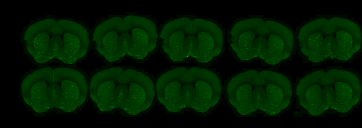
#> input picture autoanalysis/resources/loadimage.bmp, 362 x 128 px
$ python -i ImageSegmenter.py   (imports and definitions only)   (older library calls are emulated)
#> lines starting #> are read from the running program, lines starting #| are printed output that depends on the picture; after the words box and inside, x2 and y2 are one past the last pixel; in counts of white or black regions, pixels touching at a corner belong together
### autoanalysis/processmodules/SlideCrop/ImageSegmentation.py
import numpy as np
import logging

X1, Y1, X2, Y2 = range(4)


class ImageSegmentation(object):
    """
    Data Structure to hold box segments for images. Box segments are defined by two points:
    upper-left & bottom-right.
    """

    def __init__(self, width, height):
        self.height = height
        self.width = width
        self.segments = []

    def add_segmentation(self, x1, y1, x2, y2):
        """
        Adds a segmentation array to the ImageSegmentation object
        :param x1, y1: upper-left point of the segment box
        :param x2, y2: bottom-right point of the segment box
        :return: null
        """
        if (any(value < 0 for value in [x1, y1, x2, y2]) | any(x > self.width for x in [x1, x2]) |
                any(y > self.height for y in [y1, y2]) | (x1 > x2) | (y1 > y2)):
            logging.error("Invalid image segment: %s of image sized %s", (x1, y1, x2, y2), (self.width, self.height))
            raise InvalidSegmentError()
        else:
            if [x1, y1, x2, y2] not in self.segments:
                self.segments.append([x1, y1, x2, y2])

    # [22 lines left out: functions get_scaled_segments, get_relative_segments, not called in this run]

    def get_max_segment(self):
        """
        :return: Returns the segment [x1, y1, x2, y2] with the largest area
        """
        max_segment = self.segments[0]
        max_area = self.segment_area(max_segment)

        for segment in self.segments:
            segment_area = self.segment_area(segment)
            if segment_area > max_area:
                max_segment = segment
                max_area = segment_area

        return max_segment

    def segment_area(self, segment):
        """
        :param segment: Bounding box of form [x1, y1, x2, y2]
        :return: area of bounding box
        """
        return (segment[X2] - segment[X1]) * (segment[Y2] - segment[Y1])

    # [10 lines left out: function handle_shift_factor, not called in this run]

    def change_segment_bounds(self, factor):
        """
        :param factor: a float value dictating the change in bounding box size. Factor > 1 increases the ROI
        :return: an ImageSegmentation object with bounding boxes increased/decreased by the given factor
        """
        logging.info("Segments are being increase by a factor of {}.".format(factor))
        new_image_segmentation = ImageSegmentation(self.width, self.height)
        for bounding_box in self.segments:
            centre_point = [(bounding_box[X1] + bounding_box[X2]) / 2, (bounding_box[Y1] + bounding_box[Y2]) / 2]
            half_dimensions = [(bounding_box[X2] - bounding_box[X1]) / 2, (bounding_box[Y2] - bounding_box[Y1]) / 2]
            x1 = max(int(centre_point[0] - factor * half_dimensions[0]), 0)
            y1 = max(int(centre_point[1] - factor * half_dimensions[1]), 0)
            x2 = min(int(centre_point[0] + factor * half_dimensions[0]), self.width)
            y2 = min(int(centre_point[1] + factor * half_dimensions[1]), self.height)
            new_image_segmentation.add_segmentation(x1, y1, x2, y2)
        return new_image_segmentation


class InvalidSegmentError(Exception):
    pass

### autoanalysis/processmodules/SlideCrop/ImageSegmenter.py
import logging

import numpy as np
import scipy.misc as misc
import scipy.ndimage as ndimage

from old_version.src.main.Config import Config
from .ImageSegmentation import ImageSegmentation

K_Clusters = 2
BGPCOUNT = 80  # Background Pixel Count: Pixel length of the squares to be used in the image corners to be considered
               # background
SENSITIVITY_THRESHOLD = .05 # Sensitivity for K means iterating. smaller threshold means a more accurate threshold.
MAX_NOISE_AREA = 1000   # Max area (pixels) of a slice for it to be still considered noise

DELTAX, DELTAY = (0, 0)  # (20, 50) # How close in both directions a slice can be to another to be considered the same image
IMAGEX, IMAGEY = (3000, 1200) # Size of image to use when segmenting the image.

class ImageSegmenter(object):
    """
    Static Methods to segment an 2D image with multiple channels.
    Primary method segment_image() uses the following implementation:
        1. Thresholding the image to find a binary image through a k means clustering on the histogram.
        2. Morpological opening(erosion then dilation) for noise reduction
         and detail blurring (& joining relevant pixels back together) .
        3. Detect bounding boxes for connected foreground pixels
        4. Get image bound box by reconstructing sub-boxes (those from step 3)
    """

    @staticmethod
    def segment_image(image_array):
        """
        Segments the image by means of mathematical morphology.
        :param image_array: a 2D image array to be cropped with an optional channel dimension Shape in form (c,y,x)
         where c >=1
        :return: an ImageSegmentation object
        """
        # Step 1
        binary_image = ImageSegmenter._threshold_image(misc.imresize(image_array, size=(IMAGEY, IMAGEX)), K_Clusters)

        # Step 2
        closed_image = ImageSegmenter._noise_reduction(binary_image)
        opened_image = ImageSegmenter._image_dilation(closed_image)

        # Step 3 & 4
        segments = ImageSegmenter._apply_object_detection(opened_image).change_segment_bounds(Config.border_factor)
        logging.info("Segments created from image. Segments are: {}".format(segments))
        return segments

    @staticmethod
    def _threshold_image(image_array, k):
        """
        Handler to properly threshold the image_array to a binary image of
        foreground and background. Algorithm used is a k-means clustering.
        :param image_array:
        :return: a 2D binary image
        """
        channel_image = ImageSegmenter._construct_mean_channelled_image(image_array)
        histogram = ImageSegmenter._image_histogram(channel_image)
        cluster_vector = ImageSegmenter._k_means_iterate(histogram, k)
        return ImageSegmenter._apply_cluster_threshold(cluster_vector, channel_image,
                                                       ImageSegmenter._has_dark_objects(channel_image))

    @staticmethod
    def _has_dark_objects(image):
        """
        :return: True if the image parameter has black foreground images on a light background, false otherwise.
        """
        mean_background_vector = ImageSegmenter._background_average_vector(image)
        return (mean_background_vector > 127)  # light background => dark foreground objects

    @staticmethod
    def _background_average_vector(image):
        """
        :return: the average background pixel intensity for the four corners of the image in each channel.
        """
        x_dim, y_dim = image.shape[0], image.shape[1]

        background_corner_index_x_list = []
        background_corner_index_y_list = []

        # Add indices for each corner of the image
        for i in range(BGPCOUNT):
            background_corner_index_x_list.append(i)
            background_corner_index_y_list.append(i)
            background_corner_index_x_list.append(x_dim - (i + 1))
            background_corner_index_y_list.append(y_dim - (i + 1))

        if image.ndim == 3:
            background_vector = image[background_corner_index_x_list, background_corner_index_y_list, :]
            return np.mean(np.mean(background_vector, axis=1), axis=0)
        else:
            background_vector = image[background_corner_index_x_list, background_corner_index_y_list]
            return np.mean(background_vector)

    @staticmethod
    def _construct_mean_channelled_image(image):
        """
        :param image: a 2D image array to be cropped with an optional channel dimension Shape in form (c,y,x)
         where c >=1
        :return: a purely 2D image by averaging the pixel intensities across the channels.
        """
        if image.ndim == 3:
            return np.mean(image, axis=0)
        logging.info("Image for segmenting does not contain multiple channels.")
        return image

    # [17 lines left out: function _optimal_thresholding_channel_image, not called in this run]

    @staticmethod
    def _image_histogram(channel_image):
        """
        Creates a histogram from a 2D channel image/
        :param channel_image: 2D array
        :return: a 1D array of length 256 where the index represents the pixel intensity [0,255] and the value in each
        cell is the number of pixels of that intensity from the channel_image
        """
        histogram = np.zeros((256))
        for pixel in channel_image:
            histogram[pixel] += 1
        return histogram

    @staticmethod
    def _k_means_iterate(histogram, k):
        """
        K-means algorithm from a histogram based implementation.
        :param k: number of clusters for the algorithm
        :return: a vector of size k of the clusters' pixel intensities
        """

        def closest_index(ndarray, value):
            """
            Helper Method: returns the index in ndarray of the number which is closest to value.
            """
            return np.argmin(np.abs(ndarray - value))

        # Initiate k clusters equidistant on the domain of the channel intensity
        cluster_vector = np.linspace(0, 255, num=k)
        cluster_temp_vector = cluster_vector.copy()

        while (1):

            # Find closest cluster for each pixel intensity in histogram
            index_histogram = [closest_index(cluster_vector, i) for i in range(256)]

            # for each cluster, find mean of clustered pixel intensities
            # histogram[i] is number of pixels at intensity i
            for k in range(k):
                weighted_mean_sum = sum(ind * histogram[ind] for ind in range(256) if index_histogram[ind] == k)
                pixel_count = sum(histogram[ind] for ind in range(256) if index_histogram[ind] == k)
                cluster_temp_vector[k] = weighted_mean_sum / (pixel_count + 1)

            # If all clusters change less than the threshold -> finish iteration
            if (np.abs((cluster_vector - cluster_temp_vector)) <= SENSITIVITY_THRESHOLD).all():
                return cluster_temp_vector
            cluster_vector = cluster_temp_vector.copy()

    @staticmethod
    def _apply_cluster_threshold(cluster_vector, channel_image, darkObjects):
        """
        Applies the cluster_vector thresholds to the channel_image to create a binary image.
        :param cluster_vector: 1D array of cluster pixel intensities
        :param channel_image: 2D image array
        :return: a binary image of the median threshold from cluster_vector
        """

        # Using 2nd index of 10 clusters for foreground (index found through testing)
        if (darkObjects):
            logging.info("Image currently being segmented is deemed to have a light background.")
            binary_threshold = cluster_vector[-1]
            print(cluster_vector, binary_threshold)
            return 255 * (channel_image < binary_threshold).round()

        else:
            logging.info("Image currently being segmented is deemed to have a dark background.")
            binary_threshold = cluster_vector[0]
            return 255 * (channel_image > binary_threshold).round()

    @staticmethod
    def _noise_reduction(binary_image):
        """
        Applies morphological erosion to the binary_image to reduce noise.
        :param binary_image: image to be opened.
        :return: A new binary image that has undergone opening.
        """
        struct_size = 3  # max(round(binary_image.size / 8000000), 2)
        structure = np.ones((struct_size, struct_size))
        return ndimage.binary_erosion(binary_image.astype(np.int), structure=structure)

    @staticmethod
    def _image_dilation(binary_image):
        """
        Applies morphological dilation to the binary_image to increase size of the foreground objects
        :param binary_image: image to be opened.
        :return: A new binary image that has undergone opening.
        """
        struct_size = 20  # int(min(binary_image.shape) * 0.01)
        structure = np.ones((20, 8))  # ((struct_size, struct_size))
        return ndimage.binary_dilation(binary_image.astype(np.int), structure=structure)

    @staticmethod
    def _apply_object_detection(morphological_image):
        """
        Detects foreground objects from a binary, opened image.
        :param morphological_image: Binary image
        :return: A ImageSegmentation object
        """
        segmentations = ImageSegmentation(IMAGEX, IMAGEY)

        # Separate objects into separate labelled ints on matrix imlabelled
        imlabeled, num_features = ndimage.measurements.label(morphological_image, output=np.dtype("int"))
        labels = np.unique(imlabeled)

        # Iterate through range and make array of 0, 1, ..., len(labels)
        lab = []
        for i in range(len(labels) - 1):
            lab.append(i + 1)

        slices = ndimage.measurements.find_objects(imlabeled, max_label=len(labels))

        # filter out None values and sort the slices
        slices = filter(None, slices)
        slices = sorted(slices)

        #  apply construction of subslices to form larger sized images
        slices = ImageSegmenter._reconstruct_images_from_slices(slices)

        # add to ImageSegmenter data structure
        for box in slices:
            ImageSegmenter._add_box_from_slice(box, segmentations)

        # Remove objects that aren't big enough to be considered full images.
        fraction = 4  # if sub images are 4 times smaller than biggest sub image: ignore.
        biggest_box_area = segmentations.segment_area(segmentations.get_max_segment())
        for bounding_box in segmentations.segments:
            if segmentations.segment_area(bounding_box) * fraction < biggest_box_area:
                segmentations.segments.remove(bounding_box)

        ######################### Used for testing purposes only to check segments are correct ########################
        # for i in range(len(slices)):
        #     misc.imsave("E:/testingFolder/crop{}.png".format(str(i)), imlabeled[slices[i]])
        ################################################################################################################

        logging.info("boxes created. ")
        return segmentations

    @staticmethod
    def _add_box_from_slice(box, segmentation_object):
        """
        returns an array of two points [x1, y1, x2, y2] where point 1 is the left top corner and point 2 the right
        bottom corner of a box surrounding an object.
        :param box: a 2 value tuple of slice objects
        """
        y_slice = box[0]
        x_slice = box[1]
        segmentation_object.add_segmentation(x_slice.start, y_slice.start, x_slice.stop, y_slice.stop)

    @staticmethod
    def is_noise(s1):
        """
        Checks if the slice object should be considered as noise pixels and not constructive of a larger image.
        :param s1: slice object tuple
        :return:  True if the area of the bounding box is less than 1000 pixels
        """
        if (s1[0].stop - s1[0].start) * (s1[1].stop - s1[1].start) < MAX_NOISE_AREA:
            return True
        return False

    @staticmethod
    def intersect(s1, s2):
        """
        :param s1, s2: 2D tuples of slice objects i.e. (Slice, Slice) for a region of an image.
        :return: 1 if the intersection of the two regions is not empty (i.e. have common pixels)
        """
        if (s1[0].stop < s2[0].start) | (s1[0].start > s2[0].stop):
            return False
        return not (s1[1].stop < s2[1].start) | (s1[1].start > s2[1].stop)

    @staticmethod
    def add(s1, s2):
        """
        :param s1, s2: 2D tuples of slice objects i.e. (Slice, Slice) for a region of an image.
        :return: a 2D tuple of slice objects for a region of an image that contains both s1 and s2.
        """
        x_values = [s1[0].start, s2[0].start, s1[0].stop, s2[0].stop]
        y_values = [s1[1].start, s2[1].start, s1[1].stop, s2[1].stop]
        x_slice = slice(min(x_values), max(x_values))
        y_slice = slice(min(y_values), max(y_values))
        return (x_slice, y_slice)

    @staticmethod
    def _reconstruct_images_from_slices(box_slices):
        """
        Iterative process to continuously add intersecting
        :param box_slices: List of slice tuples considered as bounding boxes for an image.
        :return: a new list of bounding boxes that are the reconstructed bounding boxes for the images in the photo.
        """
        prev_len = len(box_slices)
        curr_len = len(box_slices)
        flag = True

        for i in range(10):
            for rect in box_slices:
                if ImageSegmenter.is_noise(rect):
                    box_slices.remove(rect)

        while flag | (prev_len != curr_len):
            flag = False

            temp_list = []
            i = 0

            #  Iterate through all slices in the list.
            while i < (len(box_slices) - 1):
                add_this_obj = True

                j = i + 1
                x1 = box_slices[i][0]
                x2 = box_slices[j][0]

                #  Since sorted, iterate through all boxes with intersecting x until box i is past box j
                while (not (x1.stop < x2.start) | (x1.start > x2.stop)) & (j < len(box_slices)):
                    if ImageSegmenter.intersect(box_slices[i], box_slices[j]):
                        temp_list.append(ImageSegmenter.add(box_slices.pop(j), box_slices.pop(i)))
                        add_this_obj = False
                        j = len(box_slices) + 1
                    else:
                        j += 1
                        if j < len(box_slices):
                            x2 = box_slices[j][0]
                        else:
                            j = len(box_slices)

                # Only add to iterative list if it does not intersect with any of the boxes.
                if add_this_obj:
                    temp_list.append(box_slices[i])
                    i += 1

            # Correct for last object not being iterated over
            if len(box_slices) != 0:
                temp_list.append(box_slices[-1])

            #  re-sort
            box_slices = sorted(temp_list.copy())
            del temp_list

            prev_len = curr_len
            curr_len = len(box_slices)
            i = 0
        return box_slices

>>> import cv2
>>> picture = cv2.imread('../../resources/loadimage.bmp', cv2.IMREAD_GRAYSCALE)
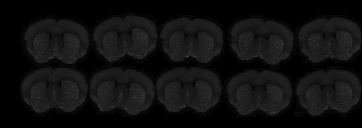
#> picture: shape (128, 362); min 0, max 106, mean 15.4
>>> result = ImageSegmenter().segment_image(picture)
#> in _threshold_image, `channel_image = ImageSegmenter._construct_mean_channelled_image(image_..`:
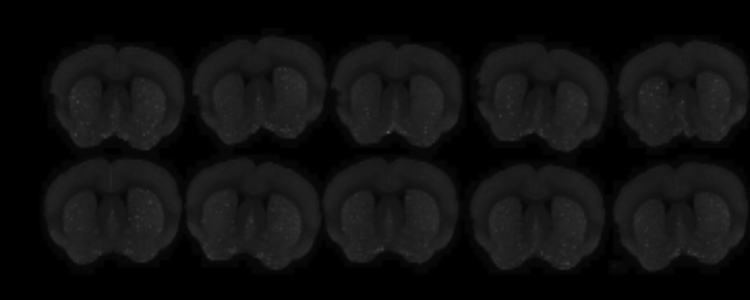
#> channel_image: shape (1200, 3000) (shown at 1/4 size); min 0, max 102, mean 15.4
#> after the loop in _image_histogram, `for pixel in channel_image:`: histogram = 256 values, max 1200 at index 0, min 0 at index 72, mean 162.8
#> after the loop in _k_means_iterate, `while (1):`: cluster_temp_vector = [28.91, 0]
#> in _background_average_vector, `background_vector = image[background_corner_index_x_list, background_c..`: background_vector = 160 values from 0 to 0
#> in _has_dark_objects, `mean_background_vector = ImageSegmenter._background_average_vector(ima..`: mean_background_vector = 0
#> in _apply_cluster_threshold, `binary_threshold = cluster_vector[0]`: binary_threshold = 28.91
#> in _apply_cluster_threshold, `return 255 * (channel_image > binary_threshold).round()`:
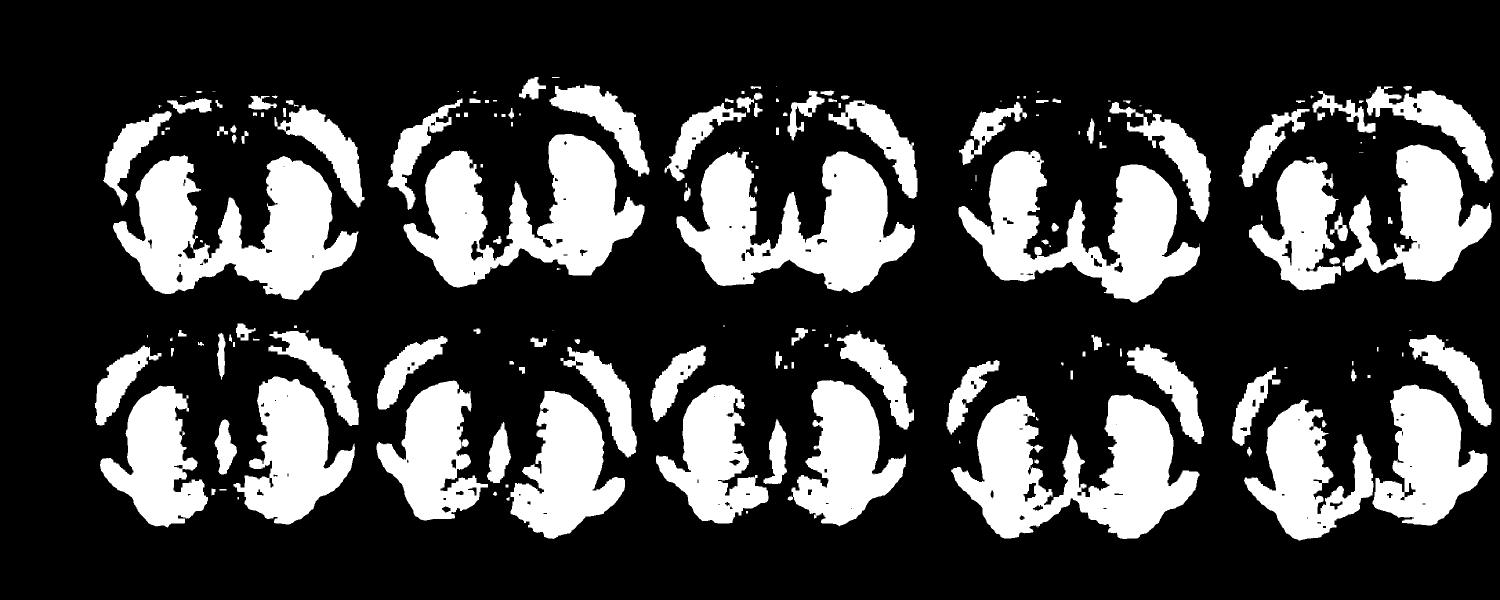
#> returned value: shape (1200, 3000) float16 (shown at 1/2 size); 25.4% white; 186 white regions (27 under 20 px), largest, box (x1, y1, x2, y2) and area: (1902, 789, 2399, 1078) 73204, (226, 310, 717, 600) 73155, (1353, 302, 1830, 586) 70542
#> in _noise_reduction, `return ndimage.binary_erosion(binary_image.astype(np.int), structure=s..`:
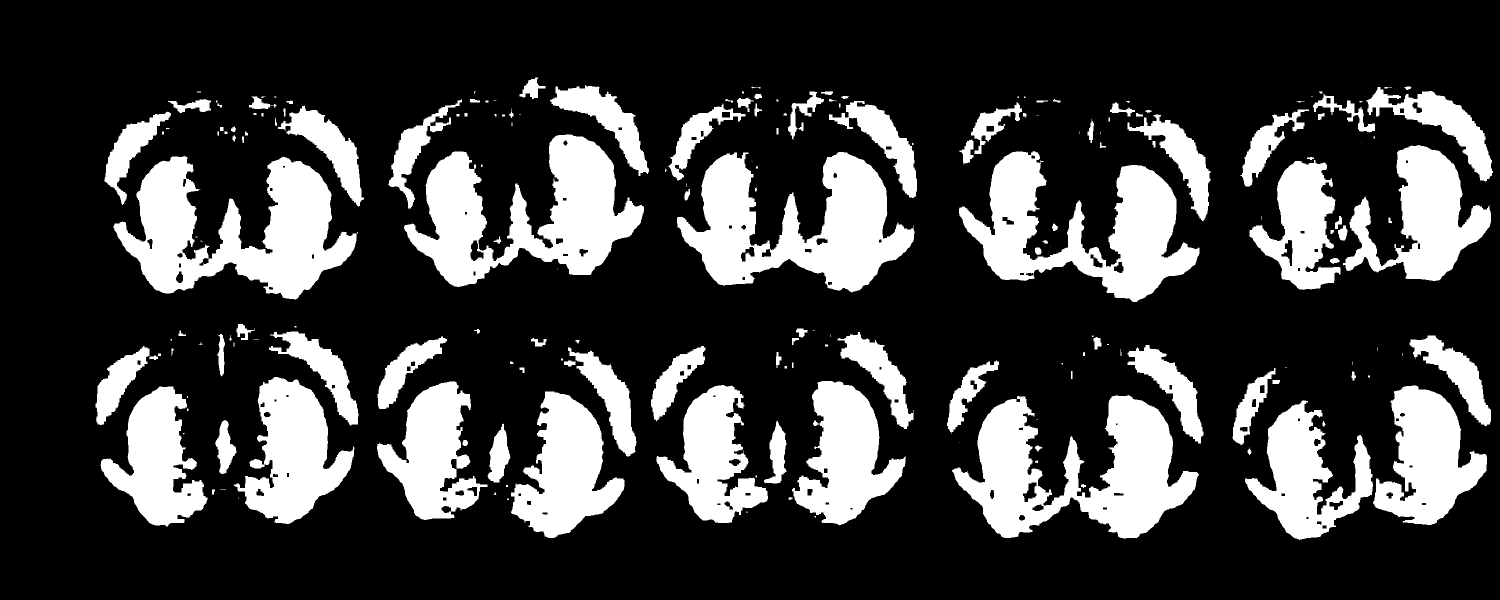
#> returned value: shape (1200, 3000) bool (shown at 1/2 size); 23.8% white; 198 white regions (63 under 20 px), largest, box (x1, y1, x2, y2) and area: (227, 311, 716, 599) 69644, (1904, 790, 2398, 1077) 69367, (1354, 304, 1829, 585) 67394
#> (the rest of the program and of its run is left out)
